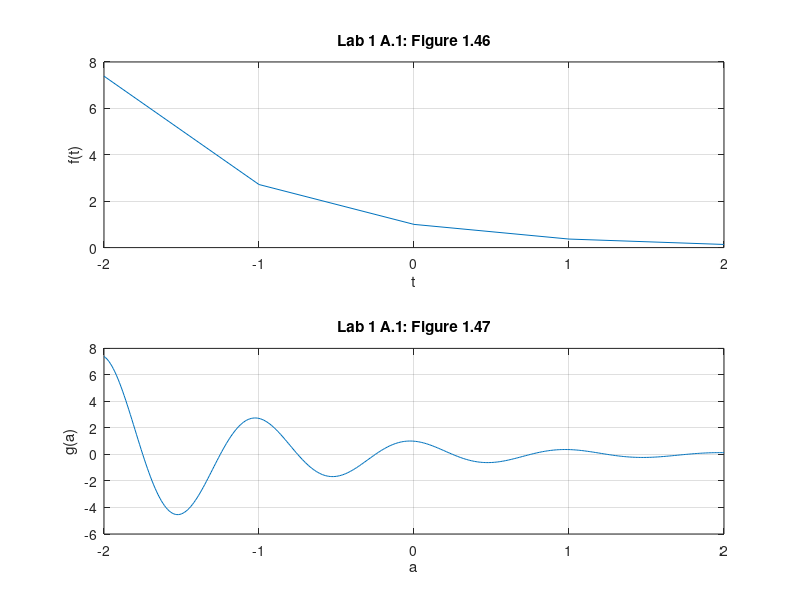

The MATLAB source for this figure:
f = @(t) exp(-t).*cos(2*pi*t);
t = (-2:2); 
f(t);
subplot(2,1,1)
plot(t,f(t));
title('Lab 1 A.1: Figure 1.46')
xlabel('t'); 
ylabel('f(t)'); grid;

g = @(a) exp(-a).*cos(2*pi*a);
a = (-2:0.01:2); 
g(a);
subplot(2,1,2)
plot(a,g(a));
title('Lab 1 A.1: Figure 1.47')
xlabel('a'); 
ylabel('g(a)'); grid;

